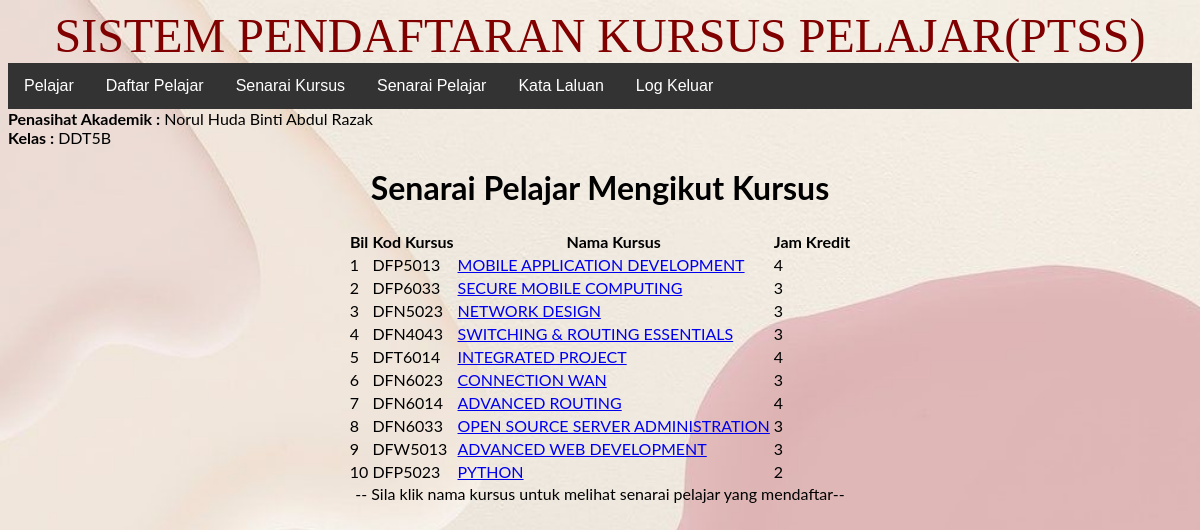
The page /pendaftaran/pensyarah/index.php?daftar=kursus (signed in) on the database its author committed.
### tables this page shows
CREATE TABLE `pensyarah` (
  `idpensyarah` int(11) NOT NULL,
  `namapensyarah` varchar(250) NOT NULL,
  `jabatan` varchar(250) NOT NULL,
  `kelas` varchar(50) NOT NULL,
  `username` varchar(250) NOT NULL,
  `password` varchar(250) NOT NULL
);

CREATE TABLE `kursus` (
  `idkursus` int(11) NOT NULL,
  `kodkursus` varchar(50) NOT NULL,
  `namakursus` varchar(250) NOT NULL,
  `jamkredit` float NOT NULL
);

### pendaftaran/pensyarah/kursus.php (the view, shortened to what this page needs)
<h1>Senarai Pelajar Mengikut Kursus</h1>
<table border="0">
    <tr>
        <th>Bil</th>
        <th>Kod Kursus</th>
        <th>Nama Kursus</th>
        <th>Jam Kredit</th>
    </tr>
    <?php
    $bil = 1;
    $sql = "SELECT * FROM kursus ORDER BY idkursus";
    $result = $conn->query($sql);
    while ($row = $result->fetch_object()) {
        ?>
        <tr>
            <td><?php echo $bil++; ?></td>
            <td><?php echo $row->kodkursus; ?></td>
            <td><a href="index.php?daftar=senaraipelajar&idkursus=<?php echo $row->idkursus; ?>"><?php echo $row->namakursus; ?></a></td>
            <td><?php echo $row->jamkredit; ?></td>
        </tr>
        <?php
    }
    ?>
</table>
-- Sila klik nama kursus untuk melihat senarai pelajar yang mendaftar--

### pendaftaran/pensyarah/index.php (shortened to what this page needs)
<?php
require '../conn.php';
$idpensyarah = $_SESSION['idpensyarah'];
$sql = "SELECT * FROM pensyarah WHERE idpensyarah = $idpensyarah";
$row = $conn->query($sql)->fetch_object();
?>
<!DOCTYPE html>
<html lang="en">
<head>
    <link rel="stylesheet" href="../register.css">
</head>
<body>
<marquee direction="right" height="70" width="100%" bgcolor="pink" loop="20">
  <font face="times new roman" size="30" color="maroon"><center>SISTEM PENDAFTARAN KURSUS PELAJAR(PTSS)</font></center>
</marquee>
<ul>
    <li><a href="index.php?daftar=senarai">Pelajar</a></li>
    <li><a href="index.php?daftar=daftar">Daftar Pelajar</a></li>
    <li><a href="index.php?daftar=kursus">Senarai Kursus</a></li>
    <li><a href="index.php?daftar=pelajar">Senarai Pelajar</a></li>
    <li><a href="index.php?daftar=katalaluan">Kata Laluan</a></li>
    <li><a href="../logout.php">Log Keluar</a></li>
</ul>
<font><b>Penasihat Akademik :</b></font>
<font><?php echo $row->namapensyarah;?></font><br>
<font><b>Kelas :</b></font>
<font><?php echo $row->kelas;?></font><br>
<center><div>
    <?php
    $daftar = 'senarai';
    if (isset($_GET['daftar'])) $daftar = $_GET['daftar'];
    require "$daftar.php";
    ?>
</div></center>
</body>
</html>

### pendaftaran/register.css (style rules this page uses)
body { font-family: 'Lato', sans-serif; background-image: url('color.jpg'); background-repeat: no-repeat; background-attachment: fixed; background-size: cover; }
ul { list-style-type:none; margin:0; padding:0; overflow:hidden; background-color:#333; }
li { float: left; }
li a { display:block; color:white; text-align:center; padding:14px 16px; text-decoration: none; font: 10px; font-family:Arial; font-weight:normal; }

### rows shown on the page
pensyarah: namapensyarah "Norul Huda Binti Abdul Razak", kelas "DDT5B"
kursus: kodkursus "DFP5013", namakursus "MOBILE APPLICATION DEVELOPMENT", jamkredit "4"
kursus: kodkursus "DFP6033", namakursus "SECURE MOBILE COMPUTING", jamkredit "3"
kursus: kodkursus "DFN5023", namakursus "NETWORK DESIGN", jamkredit "3"
kursus: kodkursus "DFN4043", namakursus "SWITCHING & ROUTING ESSENTIALS", jamkredit "3"
kursus: kodkursus "DFT6014", namakursus "INTEGRATED PROJECT", jamkredit "4"
kursus: kodkursus "DFN6023", namakursus "CONNECTION WAN", jamkredit "3"
kursus: kodkursus "DFN6014", namakursus "ADVANCED ROUTING", jamkredit "4"
kursus: kodkursus "DFN6033", namakursus "OPEN SOURCE SERVER ADMINISTRATION", jamkredit "3"
kursus: kodkursus "DFW5013", namakursus "ADVANCED WEB DEVELOPMENT", jamkredit "3"
kursus: kodkursus "DFP5023", namakursus "PYTHON", jamkredit "2"
